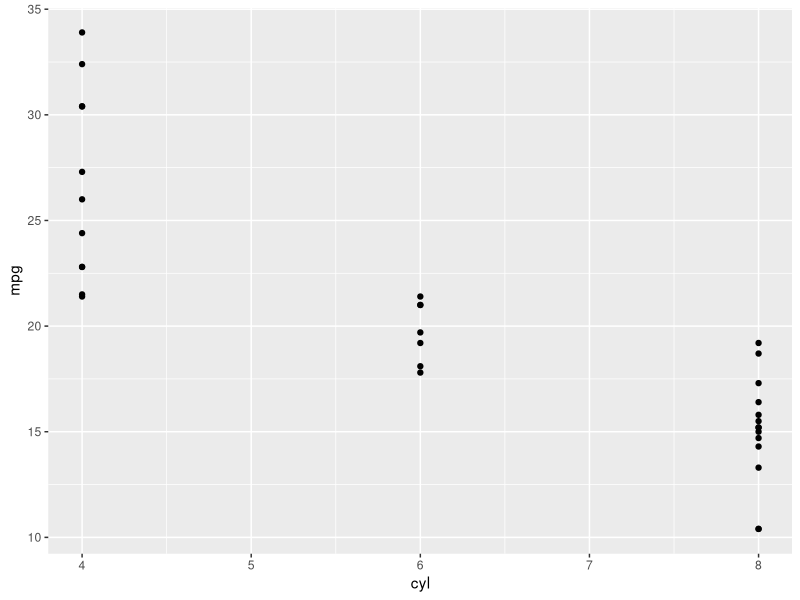
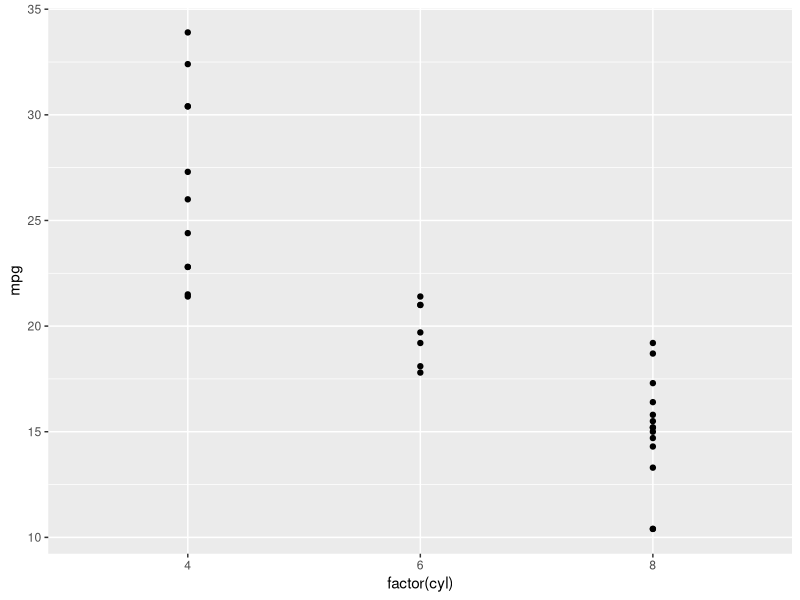
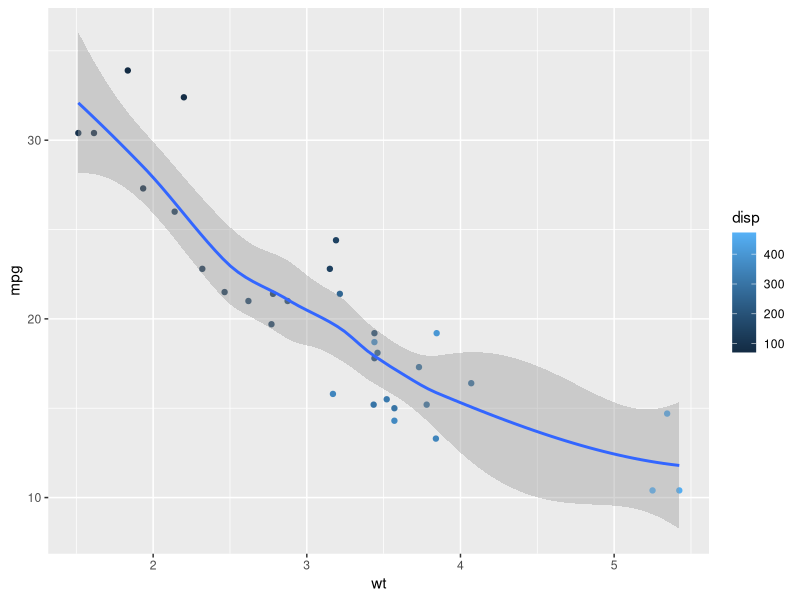
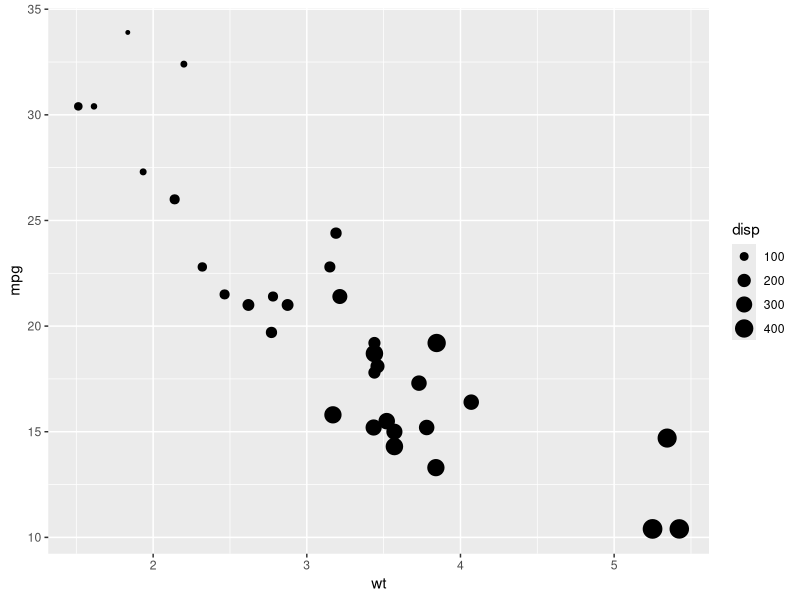
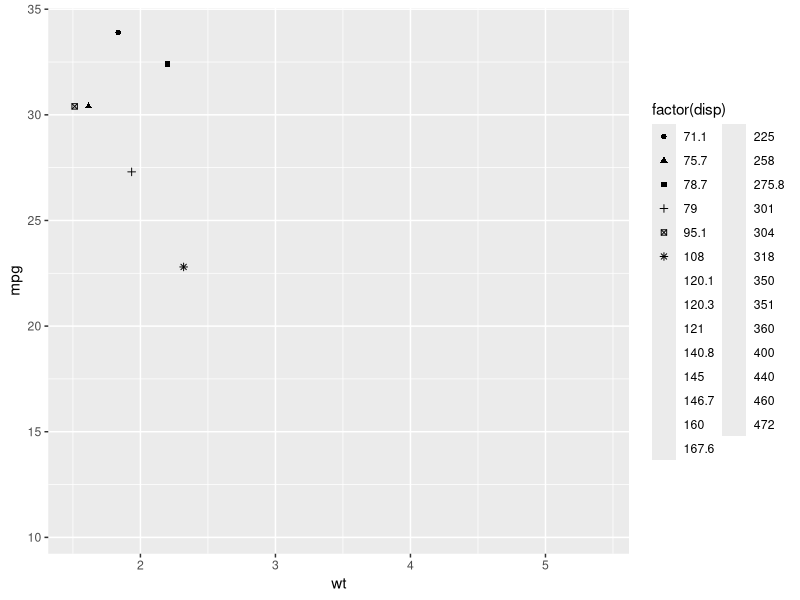
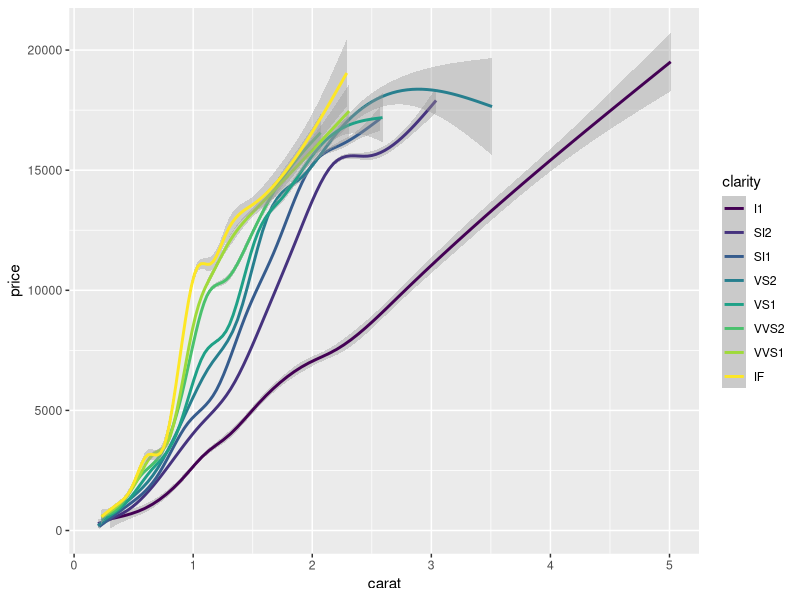
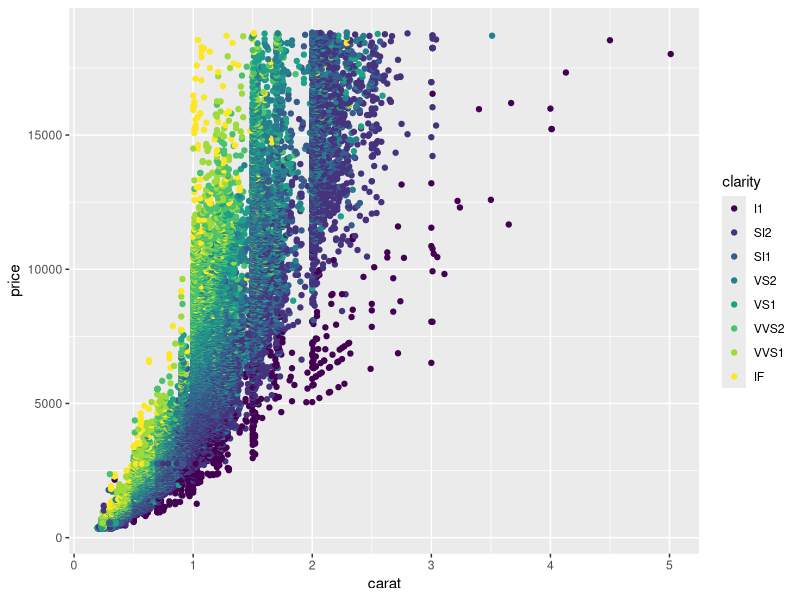
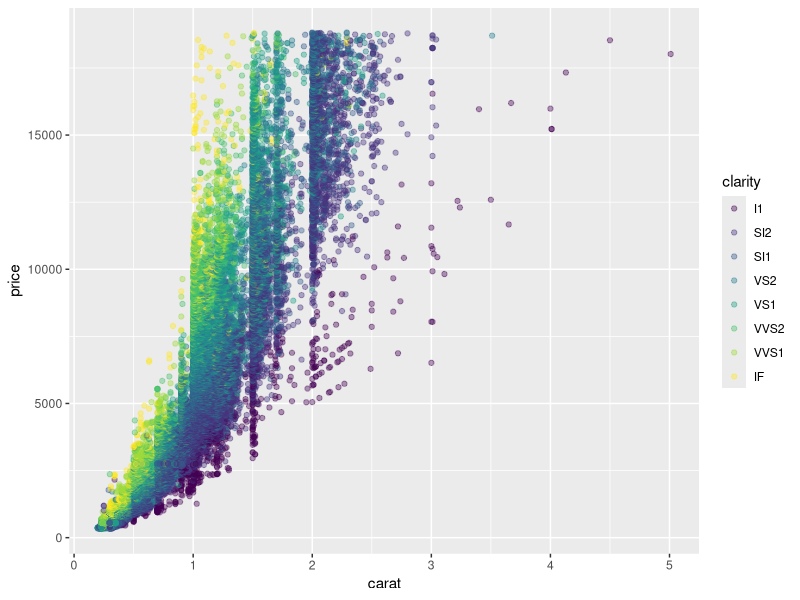

The R source for these figures, in order:
## ---- chunk 1
knitr::opts_chunk$set(echo = TRUE)
## ---- chunk 2
library(ggplot2)

ggplot(mtcars, aes(x = cyl, y = mpg)) +
  geom_point()
ggplot(mtcars, aes(x = factor(cyl), y = mpg)) +
  geom_point()
## ---- chunk 3
ggplot(mtcars, aes(x = wt, y = mpg, color = disp)) +
  geom_point() + geom_smooth()

ggplot(mtcars, aes(x = wt, y = mpg, size = disp)) +
  geom_point()
## ---- chunk 4
#ggplot(mtcars, aes(x = wt, y = mpg, shape = disp)) +
#  geom_point()
ggplot(mtcars, aes(x = wt, y = mpg, shape = factor(disp))) +
  geom_point()
## ---- chunk 5
ggplot(diamonds, aes(x = carat, y = price, color = clarity)) +
  geom_smooth()
## ---- chunk 6
ggplot(diamonds, aes(x = carat, y = price, color = clarity)) +
  geom_point()
ggplot(diamonds, aes(x = carat, y = price, color = clarity)) +
  geom_point(alpha = 0.4)
ggplot(diamonds, aes(x = carat, y = price, color = clarity)) +
  geom_point(alpha = 0.2)
## ---- chunk 7
ggplot(diamonds, aes(x = carat, y = price)) + geom_point()
ggplot(diamonds, aes(x = carat, y = price, color = clarity)) + geom_point()
ggplot(diamonds, aes(x = carat, y = price, color = clarity)) + geom_point() + theme_minimal()
ggplot(diamonds, aes(x = carat, y = price)) + geom_point(aes(color = clarity))
ggplot(diamonds, aes(x = carat, y = price)) + geom_point() + 
  geom_smooth(aes(color = clarity))
ggplot(diamonds, aes(x = carat, y = price)) + geom_point() + 
  geom_smooth(aes(color = clarity, se = FALSE))
## ---- chunk 8
#ggplot(airquality, aes(x = Temp, color = Month)) +  geom_density()
